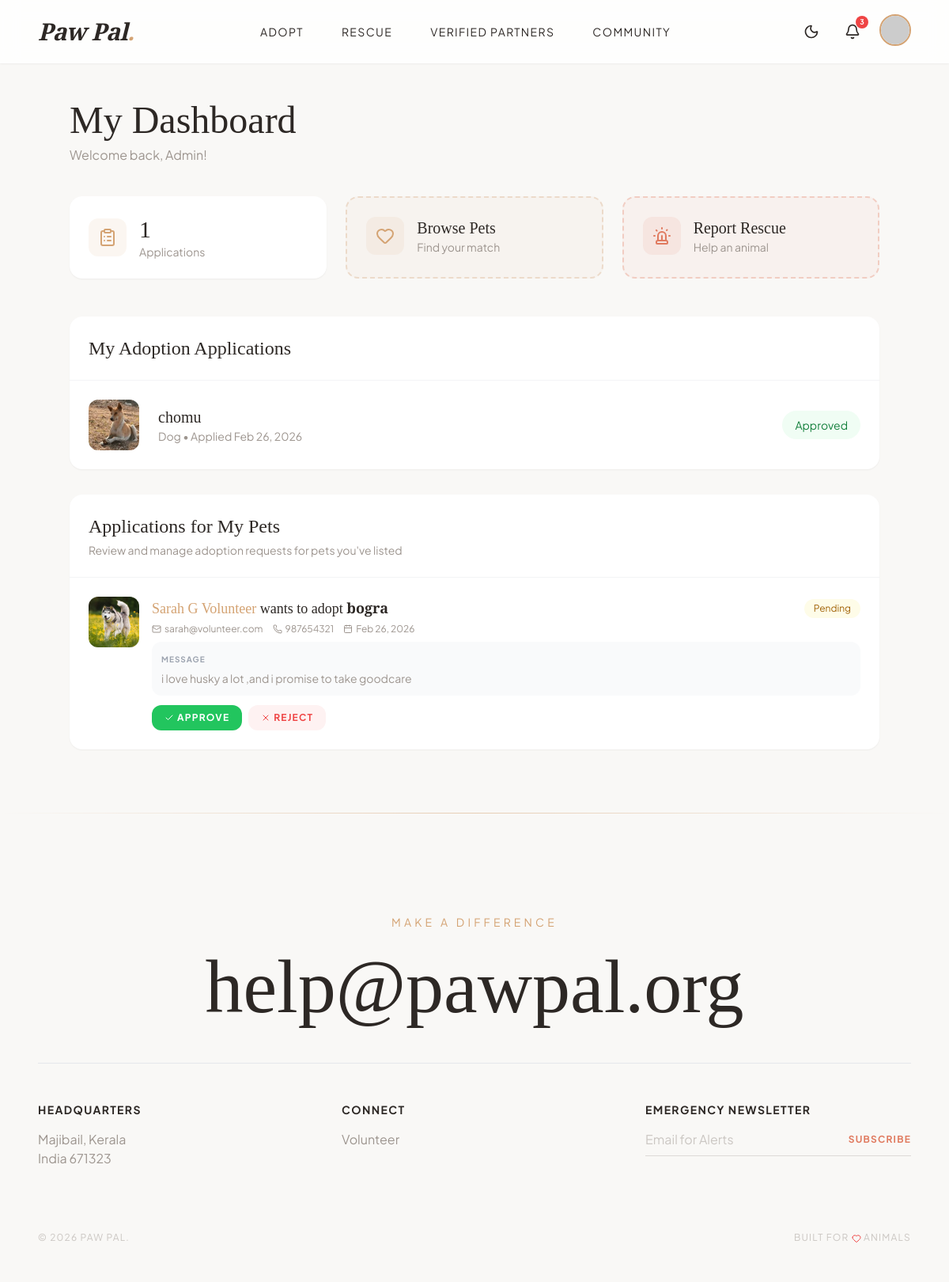
The app's page /public/index.php (signed in), older data.
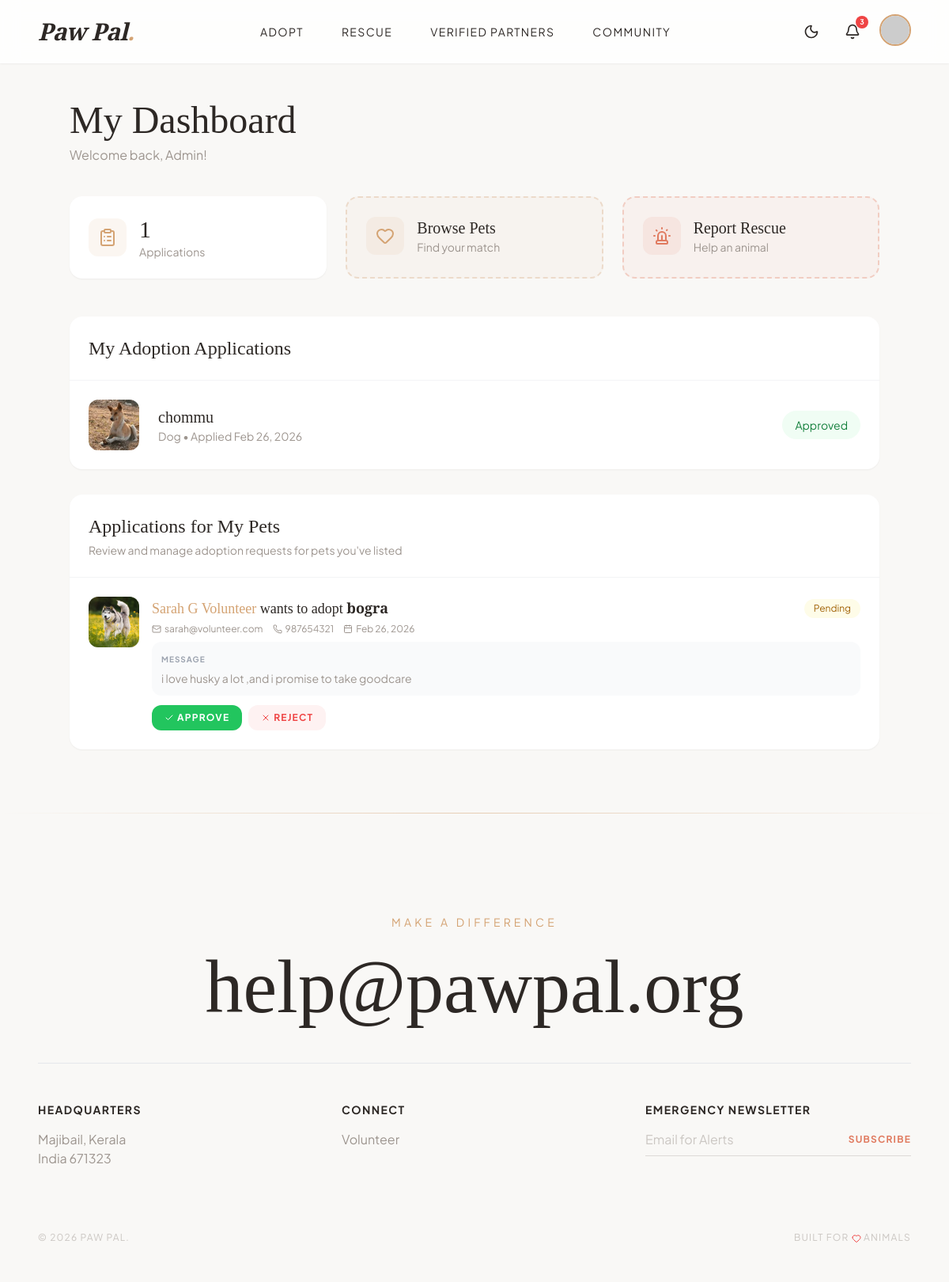
The same page, newer data.
### tables this page shows
CREATE TABLE `adoption_applications` (
  `id` int(11) NOT NULL,
  `user_id` int(11) DEFAULT NULL,
  `pet_id` int(11) DEFAULT NULL,
  `message` text DEFAULT NULL,
  `status` enum('Pending','Approved','Rejected') DEFAULT 'Pending',
  `admin_notes` text DEFAULT NULL,
  `owner_response` enum('Pending','Deal','No Deal') DEFAULT 'Pending',
  `owner_notes` text DEFAULT NULL,
  `application_date` timestamp NOT NULL DEFAULT current_timestamp()
);

CREATE TABLE `pets` (
  `id` int(11) NOT NULL,
  `name` varchar(50) NOT NULL,
  `type` enum('dog','cat','bird','other') NOT NULL,
  `breed` varchar(50) DEFAULT NULL,
  `age` varchar(20) DEFAULT NULL,
  `gender` enum('Male','Female') NOT NULL,
  `description` text DEFAULT NULL,
  `image` varchar(255) DEFAULT 'default_pet.jpg',
  `status` enum('Available','Adopted','Pending') DEFAULT 'Available',
  `added_by` int(11) DEFAULT NULL,
  `added_at` timestamp NOT NULL DEFAULT current_timestamp()
);

CREATE TABLE `users` (
  `id` int(11) NOT NULL,
  `username` varchar(50) NOT NULL,
  `email` varchar(100) NOT NULL,
  `password` varchar(255) NOT NULL,
  `phone` varchar(20) DEFAULT NULL,
  `address` text DEFAULT NULL,
  `role` enum('user','admin','volunteer','rescuer','organization') DEFAULT 'user',
  `is_verified` tinyint(1) DEFAULT 0,
  `created_at` timestamp NOT NULL DEFAULT current_timestamp(),
  `gender` varchar(20) DEFAULT NULL,
  `dob` date DEFAULT NULL,
  `profile_image` varchar(255) DEFAULT NULL,
  `lives_saved` int(11) DEFAULT 0,
  `organization_name` varchar(150) DEFAULT NULL,
  `reset_token` varchar(255) DEFAULT NULL,
  `reset_expiry` datetime DEFAULT NULL
);

### public/index.php (the view, shortened to what the rows shown need)
<?php
include '../config.php';
$userId = $_SESSION['user_id'];
$applications = $conn->query("SELECT aa.*, p.name as pet_name, p.type, p.image
                               FROM adoption_applications aa
                               JOIN pets p ON aa.pet_id = p.id
                               WHERE aa.user_id = $userId
                               ORDER BY aa.application_date DESC");
$ownerApps = $conn->query("SELECT aa.*, u.username as applicant_name, u.email as applicant_email, u.phone as applicant_phone,
                                   p.name as pet_name, p.type, p.image as pet_image
                            FROM adoption_applications aa
                            JOIN users u ON aa.user_id = u.id
                            JOIN pets p ON aa.pet_id = p.id
                            WHERE p.added_by = $userId
                            ORDER BY aa.application_date DESC");
include '../includes/header.php';
?>
<section class="pt-32 pb-20 px-6">
    <div class="max-w-5xl mx-auto">
        <div class="mb-10">
            <h1 class="font-serif text-5xl mb-2">My Dashboard</h1>
        </div>
        <div class="bg-white rounded-2xl shadow-sm overflow-hidden">
            <div class="p-6 border-b border-gray-100">
                <h2 class="font-serif text-2xl">My Adoption Applications</h2>
            </div>
            <?php if ($applications->num_rows > 0): ?>
                <div class="divide-y divide-gray-50">
                    <?php while ($app = $applications->fetch_assoc()): ?>
                        <div class="p-6 flex items-center gap-6 hover:bg-gray-50 transition-colors">
                            <div class="w-16 h-16 rounded-xl overflow-hidden flex-shrink-0">
                                <img src="<?php echo file_exists('../uploads/pets/' . $app['image']) ? '../uploads/pets/' . $app['image'] : 'https://images.unsplash.com/photo-1587300003388-59208cc962cb?w=100'; ?>"
                                    alt="<?php echo htmlspecialchars($app['pet_name']); ?>" class="w-full h-full object-cover">
                            </div>
                            <div class="flex-1">
                                <h3 class="font-serif text-xl"><?php echo htmlspecialchars($app['pet_name']); ?></h3>
                                <p class="text-sm text-paw-gray capitalize"><?php echo $app['type']; ?> • Applied
                                    <?php echo date('M d, Y', strtotime($app['application_date'])); ?>
                                </p>
                            </div>
                            <span
                                class="px-4 py-2 text-sm rounded-full
                            <?php echo $app['status'] === 'Pending' ? 'bg-yellow-50 text-yellow-700' :
                                ($app['status'] === 'Approved' ? 'bg-green-50 text-green-700' : 'bg-red-50 text-red-700'); ?>">
                                <?php echo $app['status']; ?>
                            </span>
                        </div>
                    <?php endwhile; ?>
                </div>
            <?php endif; ?>
        </div>
        <?php if ($ownerApps && $ownerApps->num_rows > 0): ?>
            <div class="bg-white rounded-2xl shadow-sm overflow-hidden mt-8">
                <div class="p-6 border-b border-gray-100">
                    <h2 class="font-serif text-2xl">Applications for My Pets</h2>
                </div>
                <div class="divide-y divide-gray-50">
                    <?php while ($oApp = $ownerApps->fetch_assoc()): ?>
                        <div class="p-6 hover:bg-gray-50 transition-colors">
                            <div class="flex items-start gap-4">
                                <div class="w-16 h-16 rounded-xl overflow-hidden flex-shrink-0">
                                    <img src="<?php echo file_exists('../uploads/pets/' . $oApp['pet_image']) ? '../uploads/pets/' . rawurlencode($oApp['pet_image']) : 'https://images.unsplash.com/photo-1587300003388-59208cc962cb?w=100'; ?>"
                                        alt="<?php echo htmlspecialchars($oApp['pet_name']); ?>"
                                        class="w-full h-full object-cover">
                                </div>
                                <div class="flex-1">
                                    <div class="flex flex-wrap items-center justify-between gap-2 mb-1">
                                        <h3 class="font-serif text-lg">
                                            <span
                                                class="text-paw-accent"><?php echo htmlspecialchars($oApp['applicant_name']); ?></span>
                                            wants to adopt <strong><?php echo htmlspecialchars($oApp['pet_name']); ?></strong>
                                        </h3>
                                        <span
                                            class="px-3 py-1 text-xs rounded-full
                                            <?php echo $oApp['status'] === 'Pending' ? 'bg-yellow-50 text-yellow-700' :
                                                ($oApp['status'] === 'Approved' ? 'bg-green-50 text-green-700' : 'bg-red-50 text-red-700'); ?>">
                                            <?php echo $oApp['status']; ?>
                                        </span>
                                    </div>
                                    <div class="flex flex-wrap gap-3 text-xs text-paw-gray mb-2">
                                        <span class="flex items-center gap-1">
                                            <i data-lucide="mail" class="w-3 h-3"></i>
                                            <a href="mailto:<?php echo htmlspecialchars($oApp['applicant_email']); ?>"
                                                class="hover:text-paw-accent">
                                                <?php echo htmlspecialchars($oApp['applicant_email']); ?>
                                            </a>
                                        </span>
                                        <?php if (!empty($oApp['applicant_phone'])): ?>
                                            <span class="flex items-center gap-1">
                                                <i data-lucide="phone" class="w-3 h-3"></i>
                                                <a href="tel:<?php echo htmlspecialchars($oApp['applicant_phone']); ?>"
                                                    class="hover:text-paw-accent">
                                                    <?php echo htmlspecialchars($oApp['applicant_phone']); ?>
                                                </a>
                                            </span>
                                        <?php endif; ?>
                                        <span class="flex items-center gap-1">
                                            <i data-lucide="calendar" class="w-3 h-3"></i>
                                            <?php echo date('M d, Y', strtotime($oApp['application_date'])); ?>
                                        </span>
                                    </div>
                                    <?php if (!empty($oApp['message'])): ?>
                                        <div class="bg-gray-50 rounded-xl p-3 text-sm text-paw-gray mb-3">
                                            <p class="text-[10px] uppercase tracking-widest font-bold text-gray-400 mb-1">Message
                                            </p>
                                            <?php echo nl2br(htmlspecialchars($oApp['message'])); ?>
                                        </div>
                                    <?php endif; ?>
                                    <?php if ($oApp['status'] === 'Pending'): ?>
                                        <div class="flex gap-2">
                                            <form method="POST" class="inline">
                                                <button type="submit"
                                                    class="px-4 py-2 bg-green-500 text-white rounded-xl text-xs font-bold uppercase tracking-widest hover:bg-green-600 transition-colors flex items-center gap-1">
                                                    <i data-lucide="check" class="w-3 h-3"></i> Approve
                                                </button>
                                            </form>
                                            <form method="POST" class="inline">
                                                <button type="submit"
                                                    class="px-4 py-2 bg-red-50 text-red-500 rounded-xl text-xs font-bold uppercase tracking-widest hover:bg-red-100 transition-colors flex items-center gap-1">
                                                    <i data-lucide="x" class="w-3 h-3"></i> Reject
                                                </button>
                                            </form>
                                        </div>
                                    <?php endif; ?>
                                </div>
                            </div>
                        </div>
                    <?php endwhile; ?>
                </div>
            </div>
        <?php endif; ?>
    </div>
</section>
<?php include '../includes/footer.php'; ?>

Row changes from the older to the newer data that the page shows:
changed through a linked row, adoption_applications "Approved": pet.name "chomu" → "chommu"
